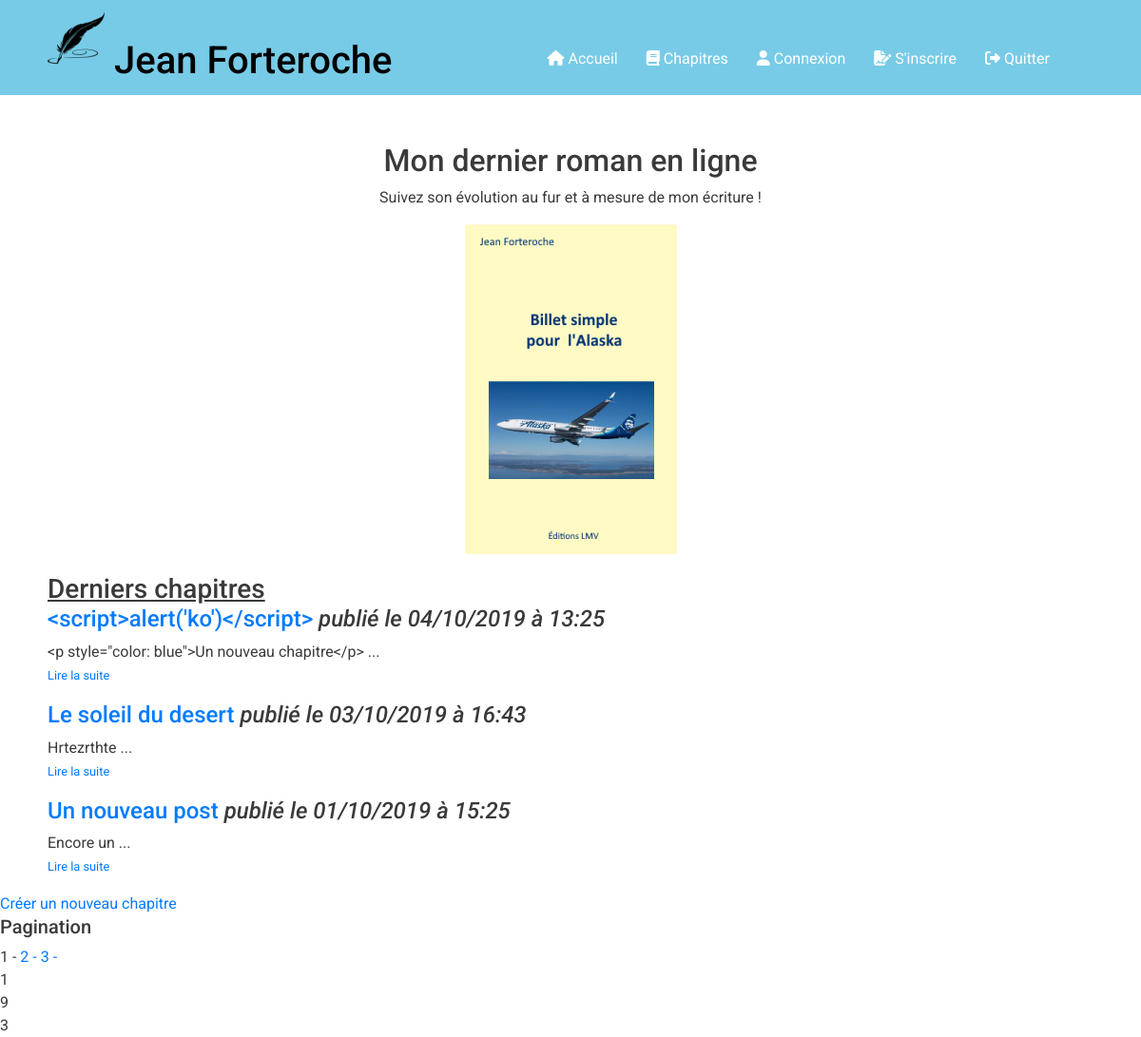
The page / on the database its author committed.
### tables this page shows
CREATE TABLE IF NOT EXISTS `posts` (
  `id` int(11) NOT NULL AUTO_INCREMENT,
  `title` varchar(255) NOT NULL,
  `chapterContent` text NOT NULL,
  `postDate` datetime NOT NULL,
  PRIMARY KEY (`id`)
);

### controllers/postCntlr.php (called while the page is built, shortened)
<?php
require_once('models/PostsMngr.php');
require_once('models/Pagination.php');
function readPosts()
{
    $listPosts = new Models_PostsMngr;
    $pagination = new Models_Pagination;
    $nbPosts = $pagination->getPostsPagination();
    $postsPerPage = 3;
    $nbPages = ceil($nbPosts / $postsPerPage);
    if (isset($_GET['page']) && !empty($_GET['page']) && ctype_digit($_GET['page'])) {
        if ($_GET['page'] > $nbPages) {
            $currentPage = $nbPages;
        } else {
            $currentPage = $_GET['page'];
        }
    } else {
        $currentPage = 1;
    }
    $firstOfPage = ($currentPage - 1) * $postsPerPage;
    $req = $listPosts->getPosts($firstOfPage, $postsPerPage);
    require('views/home.php');
}

### models/DbConnect.php (called while the page is built)
<?php
class Models_DbConnect
{
    protected function _dbConnect()
    {
        try {
            $db = new \PDO('mysql:host=localhost;dbname=blog;charset=utf8', 'root', '');
            $db->setAttribute(PDO::ATTR_ERRMODE, PDO::ERRMODE_WARNING);
            return $db;
        } catch (Exception $e) {
            die('Erreur : ' . $e->getMessage());
        }
    }
}

### models/PostsMngr.php (called while the page is built, shortened)
<?php
require('models/DbConnect.php');
class Models_PostsMngr extends Models_DbConnect
{
    public function getPosts($firstOfPage, $postsPerPage)
    {
        $req = $this->_dbConnect()->query('SELECT id, title, chapterContent,
        DATE_FORMAT(postDate, \'%d/%m/%Y à %H:%i\') AS postDateFr
        FROM posts
        ORDER BY postDate
        DESC LIMIT ' . $firstOfPage . ',' . $postsPerPage . '');
        return $req;
    }
}

### models/Pagination.php (called while the page is built)
<?php
require_once('models/DbConnect.php');
class Models_Pagination extends Models_DbConnect
{
    public function getPostsPagination()
    {
        $req = $this->_dbConnect()->query('SELECT id FROM posts');
        $totalPosts = $req->rowCount();
        return $totalPosts;
    }
}

### views/home.php (the view, shortened to what this page needs)
<div id="book_presentation">
    <h2>Mon dernier roman en ligne</h2>
    <p>Suivez son évolution au fur et à mesure de mon écriture !</p>
    <img src="public/img/Sans titre.png" alt="book">
</div>
<h3>Derniers chapitres</h3>
<?php
while ($data = $req->fetch()) {
    ?>
    <div id="chapters_view">
        <a href="index.php?action=post&amp;id=<?= $data['id']; ?>">
            <h4>
                <?php echo htmlspecialchars(trim(ucfirst($data['title']))); ?>
                <em><span class="date_font">
        </a> publié le <?php echo $data['postDateFr']; ?></span></em>
        <p>
            <?php
                echo nl2br(htmlspecialchars(trim(ucfirst(substr($data['chapterContent'], 0, 100))))) . " ...";
                ?>
            <br />
            <span class="read_more"><a href="index.php?action=post&amp;id=<?= $data['id']; ?>">Lire la suite</a></span>
        </p>
    </div>
<?php
}
?>
<a href="index.php?action=newPost">Créer un nouveau chapitre</a>
<h5>Pagination</h5>
<?php
for ($i = 1; $i <= $nbPages; $i++) {
    if ($i === $currentPage) {
        echo $i . ' - ';
    } else {
        echo '<a href="index.php?page=' . $i . '"> ' . $i . ' - </a> ';
    }
}
echo '<br />' . $currentPage;
echo '<br />' . $nbPosts;
echo '<br />' . $nbPages;
$content = ob_get_clean();
require('views/template.php');
?>

### index.php (shortened to what this page needs)
<?php
require_once('controllers/postCntlr.php');
try {
    if (isset($_GET['action'])) {
        if ($_GET['action'] === 'post') {
            if (isset($_GET['id']) && $_GET['id'] > 0) {
                readPost();
            } else {
                throw new Exception('Erreur : aucun identifiant de billet envoyé');
            }
        } elseif ($_GET['action'] === 'newPost') {
            displayNewPost();
        } elseif ($_GET['action'] === 'addNewPost') {
            if (!empty($_POST['title']) && !empty($_POST['chapterContent'])) {
                createPost($_POST['title'], $_POST['chapterContent']);
            } else {
                throw new Exception('Aucun contenu');
            }
        } elseif ($_GET['action'] === 'deletePost') {
            if (isset($_GET['id']) && $_GET['id'] > 0) {
                deletePost($_GET['id']);
                echo 'Le post a bien été supprimé';
            }
        } elseif ($_GET['action'] === 'updatePost') {
            if (isset($_GET['id']) && $_GET['id'] > 0) {
                displayUpdatePost();
            } else echo 'Aucun identifiant de post';
        } elseif ($_GET['action'] === 'submitUpdatePost') {
            if (!empty($_POST['title']) && !empty($_POST['chapterContent'])) {
                updatePost($_POST['title'], $_POST['chapterContent'], $_GET['id']);
            } else {
                throw new Exception('Erreur : aucun contenu');
            }
        } elseif ($_GET['action'] === 'addComment') {
            if (isset($_GET['id']) && $_GET['id'] > 0) {
                if (!empty($_POST['author']) && !empty($_POST['commentContent'])) {
                    createComment($_GET['id'], $_POST['author'], $_POST['commentContent']);
                } else {
                    echo 'Erreur : tous les champs ne sont pas remplis !';
                }
            } else {
                throw new Exception('Erreur : aucun identifiant de billet reconnu');
            }
        } elseif ($_GET['action'] === 'deleteComment') {
            if (isset($_GET['id']) && $_GET['id'] > 0) {
                deleteComment($_GET['id']);
            }
        } elseif ($_GET['action'] === 'login') {
            displayLoginView();
        } elseif ($_GET['action'] === 'submitLogin') {
            if (!empty($_POST['pseudo']) && !empty($_POST['password'])) {
                submitLogin(strip_tags($_POST['pseudo']), strip_tags($_POST['password']));
            } else {
                echo 'Tous les champs ne sont pas remplis!';
            }
        } elseif ($_GET['action'] === 'subscribe') {
            displaySubscribeView();
        } elseif ($_GET['action'] === 'addMember') {
            if (!empty($_POST['pseudo']) && !empty($_POST['password'])) {
                if (!preg_match('#^(?=.*[a-z])(?=.*[A-Z])(?=.*[0-9])(?=.*\W)#', $_POST['password'])) {
                    echo 'Mot de passe non conforme';
                } else {
                    addMember(strip_tags($_POST['pseudo']), strip_tags($_POST['password']), 'user');
                }
            } else {
                echo 'Les champs ne sont pas tous remplis';
            }
        }
    } else {
        readPosts();
    }
} catch (Exception $e) {
    die('Erreur : ' . $e->getMessage());
}

### views/template.php (shortened to what this page needs)
<!DOCTYPE html>
<html lang="fr">
<head>
    <link rel="stylesheet" href="https://stackpath.bootstrapcdn.com/bootstrap/4.3.1/css/bootstrap.min.css">
    <link rel="stylesheet" href="public/css/style.css">
</head>
<body>
    <header>
        <div id="header">
            <a href="index.php" id="logo">
                <img src="public/img/al_copyrighter.png" alt="plume" id="plume">
                <h1>Jean Forteroche</h1>
            </a>
            <ul>
                <li><a href="index.php"><i class="fas fa-home"></i> Accueil</a></li>
                <li><a href=""><i class="fas fa-book"></i> Chapitres</a></li>
                <li><a href="index.php?action=login"><i class="fas fa-user"></i> Connexion</a></li>
                <li><a href="index.php?action=subscribe"><i class="fas fa-file-signature"></i> S'inscrire</a></li>
                <li><a href="index.php"><i class="fas fa-sign-out-alt"></i> Quitter</a></li>
            </ul>
        </div>
    </header>
    <?= $content ?>
</body>
</html>

### public/css/style.css (style rules this page uses)
body { margin: 0; padding: 0; font-family: 'Roboto', Arial, Helvetica, sans-serif; color: rgb(58, 58, 58); }
a { text-decoration: none; }
header a { color: white; }
header { background-color: rgb(119, 203, 231); color: white; }
#header { display: flex; justify-content: space-between; }
ul { list-style-type: none; display: flex; margin-right: 10%; margin-top: 50px; margin-right: 8%; }
li { margin-left: 30px; }
h1 { width: 100%; margin: 30px 0 0 10px; color: black; }
#logo { display: flex; justify-content: space-around; margin: 10px 0 -10px 0; width: 500px; height: 100px; }
#plume { margin-left: 10%; height: 60px; }
#book_presentation { text-align: center; margin-top: 50px; }
h3 { margin: 20px 0 0 50px; text-decoration: underline; }
#chapters_view { margin-left: 50px; }
.read_more { font-size: 0.8em; color: rgb(57, 149, 255); }

### rows shown on the page
posts: title "<script>alert('ko')</script>", postDateFr "04/10/2019 à 13:25", chapterContent "<p style=\"color: blue\">Un nouveau chapitre</p>"
posts: title "Le soleil du desert", postDateFr "03/10/2019 à 16:43", chapterContent "Hrtezrthte"
posts: title "Un nouveau post", postDateFr "01/10/2019 à 15:25", chapterContent "Encore un"

### other values the page prints
$currentPage "1"
$nbPosts "9"
$nbPages "3"
